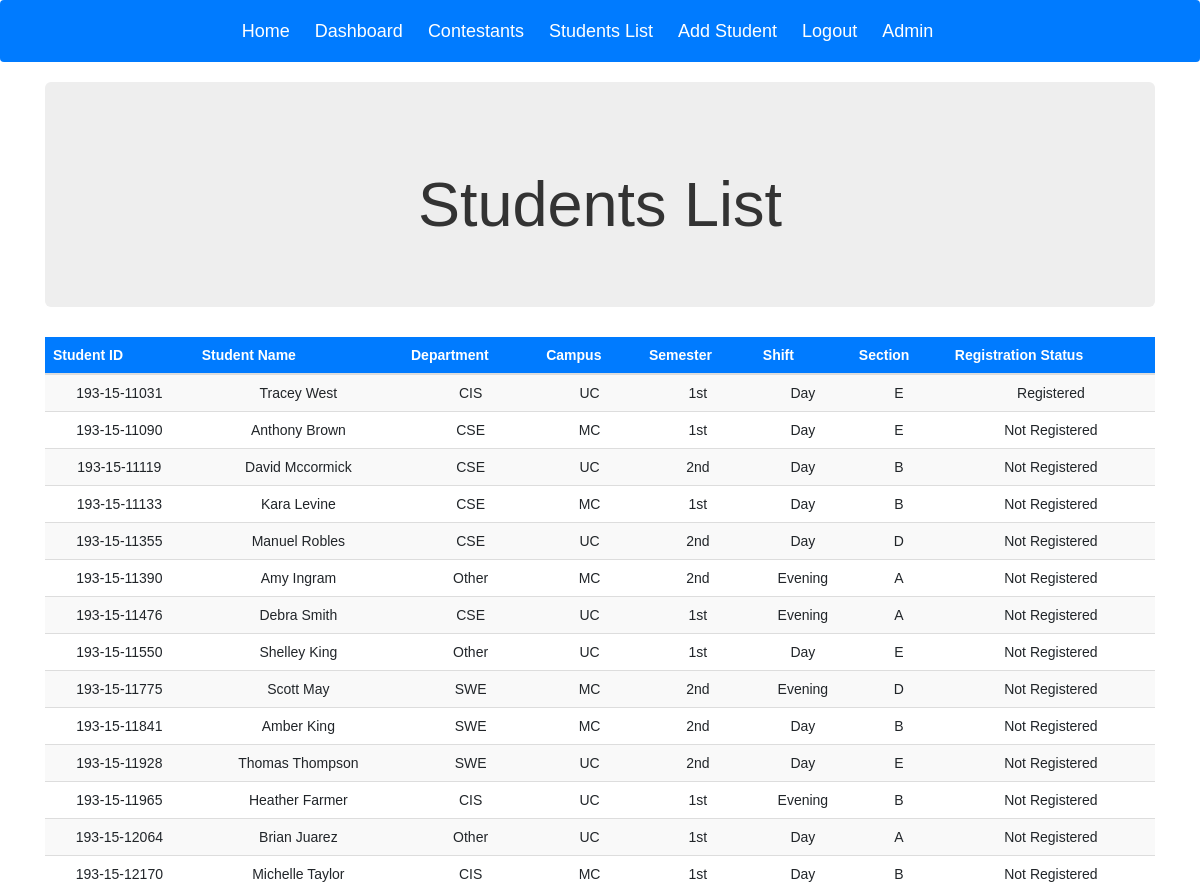
The app's page /Registration/students/ (signed in, upper part), older data.
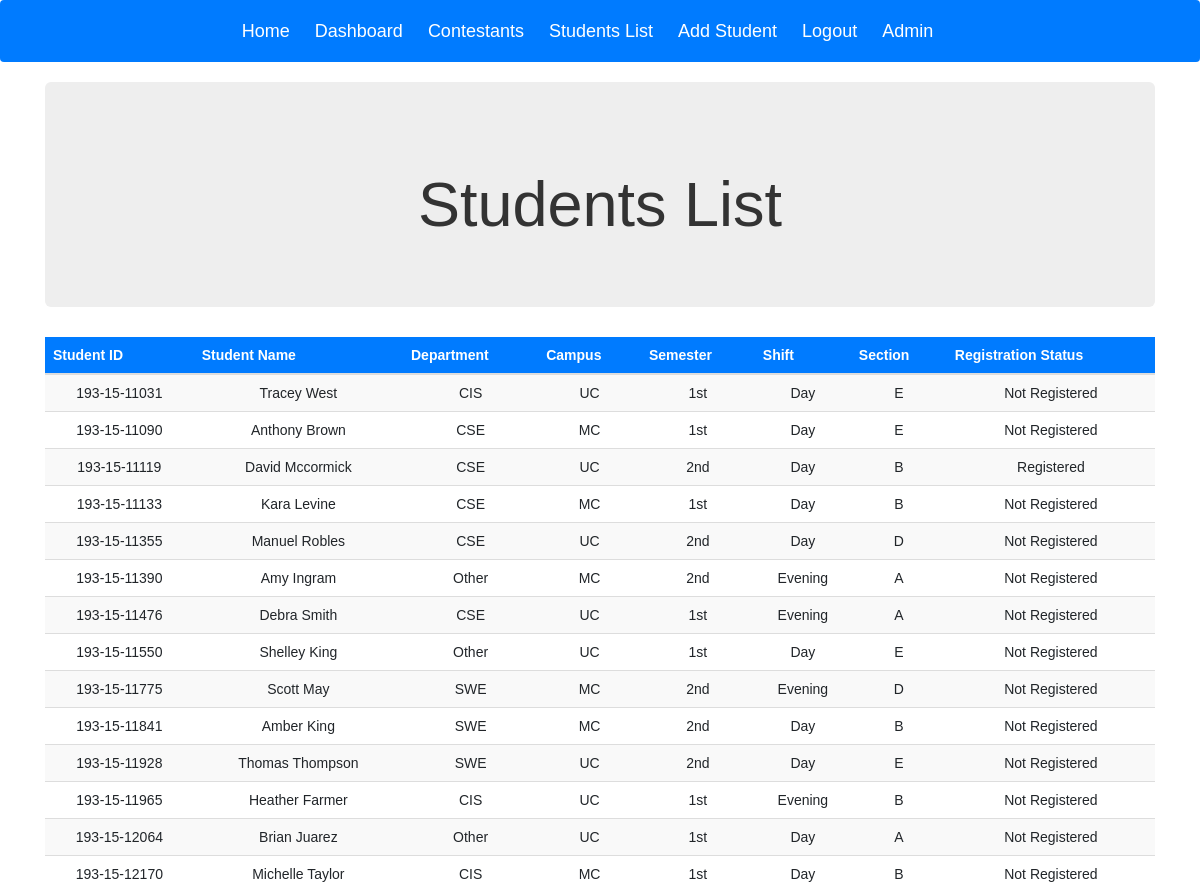
The same page, newer data.
### Registration/models.py (models this page shows, shortened)
class Student(models.Model):
    dept = (
        ('CSE', "CSE"),
        ('SWE', 'SWE'),
        ('CIS', 'CIS'),
        ('Other', 'Other'),
    )
    camp = (
        ('MC', 'MC'),
        ('UC', 'UC'),
    )
    sem = (
        ('1st', '1st'),
        ('2nd', '2nd'),
    )
    shft = (
        ('Day', 'Day'),
        ('Evening', 'Evening'),
    )
    sec = (
        ('A', 'A'),
        ('B', 'B'),
        ('C', 'C'),
        ('D', 'D'),
        ('E', 'E'),
    )
    ID = models.CharField(max_length=20, unique=True, primary_key=True)
    Name = models.CharField(max_length=50)
    Department = models.CharField(max_length=10, choices=dept, default='CSE')
    Campus = models.CharField(max_length=10, choices=camp, default='MC')
    Semester = models.CharField(max_length=10, choices=sem, default='1st')
    Shift = models.CharField(max_length=10, choices=shft, default='Day')
    Section = models.CharField(max_length=10, choices=sec)
    Status = models.BooleanField(default=False)

### Registration/views.py (the view)
@login_required
def list(request):
    if request.user.is_superuser == 0:
        return HttpResponseRedirect(reverse('home'))
    student_list = Student.objects.order_by('ID')
    dict = {'table': student_list}
    return render(request, 'Registration/list.html', context=dict)

### templates/Registration/list.html
 {% extends "Registration/base.html" %}
 {% load static %}
  {% block body_block %}
    <div class="container">
      <div class="jumbotron">
        <h1>Students List</h1>
      </div>
    </div>
    <div class="container">
      <div class="table-responsive">
      {% if table %}
        <table class = "table table-striped table-hover">
          <thead class= "thead-primary">
            <th scope="col">Student ID</th>
            <th scope="col"> Student Name</th>
            <th scope="col">Department</th>
            <th scope="col">Campus</th>
            <th scope="col">Semester</th>
            <th scope="col">Shift</th>
            <th scope="col">Section</th>
            <th scope="col">Registration Status</th>
          </thead>
          {% for st in table %}
            <tr>
              <td>{{ st.ID }}</td>
              <td>{{ st.Name|title }}</td>
              <td>{{ st.Department }}</td>
              <td>{{ st.Campus }}</td>
              <td>{{ st.Semester }}</td>
              <td>{{ st.Shift }}</td>
              <td>{{ st.Section }}</td>
              {% if st.Status == True %}
                <td>Registered</td>
              {% else %}
                <td>Not Registered</td>
              {% endif %}
            </tr>
          {% endfor %}
        </table>
        {% else %}
          <h2>No Students Yet </h2>
        {% endif %}
    </div>
    </div>
 {% endblock %}

Row changes from the older to the newer data that the page shows:
changed Student "Tracey West": Status "Registered" → "Not Registered"
changed Student "David Mccormick": Status "Not Registered" → "Registered"
